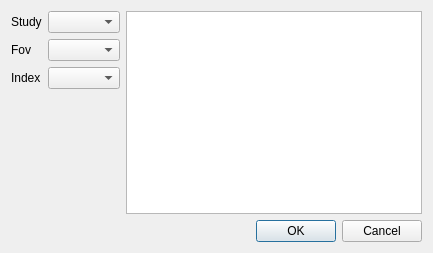
<?xml version="1.0" encoding="UTF-8"?>
<ui version="4.0">
 <class>GeoAnalogMongoDlg</class>
 <widget class="QDialog" name="GeoAnalogMongoDlg">
  <property name="geometry">
   <rect>
    <x>0</x>
    <y>0</y>
    <width>433</width>
    <height>253</height>
   </rect>
  </property>
  <property name="windowTitle">
   <string>Dialog</string>
  </property>
  <layout class="QVBoxLayout" name="verticalLayout_2">
   <item>
    <layout class="QHBoxLayout" name="horizontalLayout_2">
     <item>
      <layout class="QVBoxLayout" name="verticalLayout">
       <item>
        <layout class="QGridLayout" name="gridLayout">
         <item row="0" column="0">
          <widget class="QLabel" name="study_label_">
           <property name="text">
            <string>Study</string>
           </property>
          </widget>
         </item>
         <item row="2" column="0">
          <widget class="QLabel" name="index_label_">
           <property name="text">
            <string>Index</string>
           </property>
          </widget>
         </item>
         <item row="1" column="1">
          <widget class="QComboBox" name="fov_cb_"/>
         </item>
         <item row="0" column="1">
          <widget class="QComboBox" name="study_cb_"/>
         </item>
         <item row="1" column="0">
          <widget class="QLabel" name="fov_label_">
           <property name="text">
            <string>Fov</string>
           </property>
          </widget>
         </item>
         <item row="2" column="1">
          <widget class="QComboBox" name="index_cb_"/>
         </item>
        </layout>
       </item>
       <item>
        <spacer name="verticalSpacer">
         <property name="orientation">
          <enum>Qt::Vertical</enum>
         </property>
         <property name="sizeHint" stdset="0">
          <size>
           <width>20</width>
           <height>40</height>
          </size>
         </property>
        </spacer>
       </item>
      </layout>
     </item>
     <item>
      <widget class="QTextBrowser" name="header_text_"/>
     </item>
    </layout>
   </item>
   <item>
    <layout class="QHBoxLayout" name="horizontalLayout">
     <item>
      <spacer name="horizontalSpacer">
       <property name="orientation">
        <enum>Qt::Horizontal</enum>
       </property>
       <property name="sizeHint" stdset="0">
        <size>
         <width>40</width>
         <height>20</height>
        </size>
       </property>
      </spacer>
     </item>
     <item>
      <widget class="QDialogButtonBox" name="buttonBox">
       <property name="orientation">
        <enum>Qt::Horizontal</enum>
       </property>
       <property name="standardButtons">
        <set>QDialogButtonBox::Cancel|QDialogButtonBox::Ok</set>
       </property>
      </widget>
     </item>
    </layout>
   </item>
  </layout>
 </widget>
 <resources/>
 <connections>
  <connection>
   <sender>buttonBox</sender>
   <signal>accepted()</signal>
   <receiver>GeoAnalogMongoDlg</receiver>
   <slot>accept()</slot>
   <hints>
    <hint type="sourcelabel">
     <x>248</x>
     <y>254</y>
    </hint>
    <hint type="destinationlabel">
     <x>157</x>
     <y>274</y>
    </hint>
   </hints>
  </connection>
  <connection>
   <sender>buttonBox</sender>
   <signal>rejected()</signal>
   <receiver>GeoAnalogMongoDlg</receiver>
   <slot>reject()</slot>
   <hints>
    <hint type="sourcelabel">
     <x>316</x>
     <y>260</y>
    </hint>
    <hint type="destinationlabel">
     <x>286</x>
     <y>274</y>
    </hint>
   </hints>
  </connection>
 </connections>
</ui>
